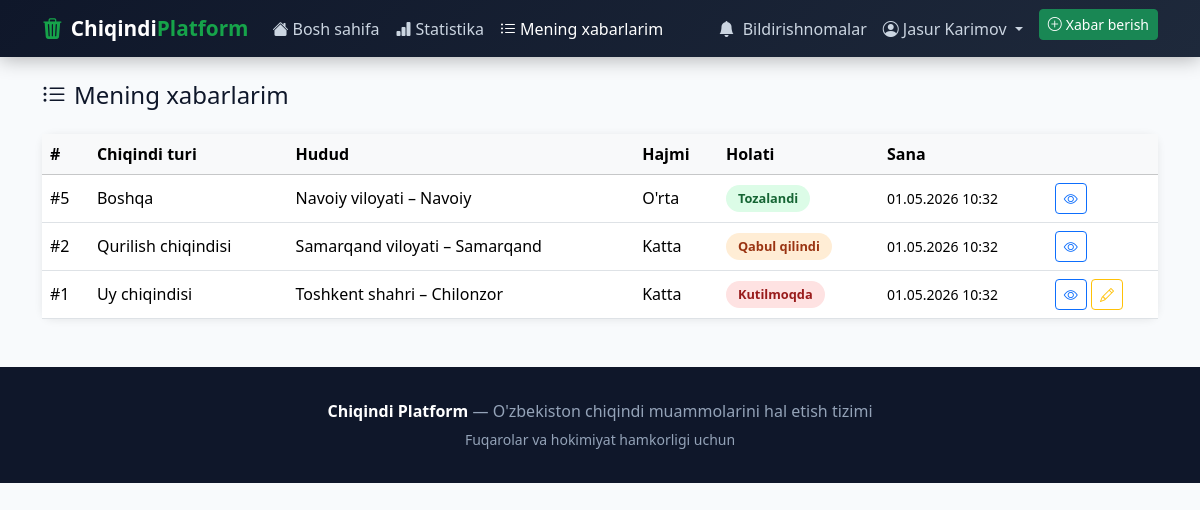
The page /my-reports/ (signed in) on the database its author committed.
### chiqindi_app/models.py (models this page shows, shortened)
class CustomUser(AbstractUser):
    ROLE_CITIZEN = 'fuqaro'
    ROLE_AUTHORITY = 'hokimiyat'
    ROLE_CHOICES = [
        (ROLE_CITIZEN, 'Fuqaro'),
        (ROLE_AUTHORITY, 'Hokimiyat xodimi'),
    ]
    role = models.CharField(max_length=20, choices=ROLE_CHOICES, default=ROLE_CITIZEN, verbose_name="Rol")
    phone = models.CharField(max_length=20, blank=True, verbose_name="Telefon")
    is_authority_approved = models.BooleanField(default=True, verbose_name="Tasdiqlangan")
    def is_citizen(self):
        return self.role == self.ROLE_CITIZEN
    def is_authority(self):
        return self.role == self.ROLE_AUTHORITY
    class Meta:
        verbose_name = "Foydalanuvchi"
        verbose_name_plural = "Foydalanuvchilar"

class WasteReport(models.Model):
    STATUS_PENDING = 'kutilmoqda'
    STATUS_ACCEPTED = 'qabul_qilindi'
    STATUS_IN_PROGRESS = 'jarayonda'
    STATUS_CLEANING = 'tozalanmoqda'
    STATUS_DONE = 'tozalandi'
    STATUS_CHOICES = [
        (STATUS_PENDING, 'Kutilmoqda'),
        (STATUS_ACCEPTED, 'Qabul qilindi'),
        (STATUS_IN_PROGRESS, 'Ko\'rib chiqilmoqda'),
        (STATUS_CLEANING, 'Tozalanmoqda'),
        (STATUS_DONE, 'Tozalandi'),
    ]
    WASTE_TYPE_CHOICES = [
        ('uy', 'Uy chiqindisi'),
        ('qurilish', 'Qurilish chiqindisi'),
        ('plastik', 'Plastmassa/Plastik'),
        ('xavfli', 'Xavfli chiqindilar'),
        ('boshqa', 'Boshqa'),
    ]
    SIZE_CHOICES = [
        ('kichik', 'Kichik'),
        ('orta', "O'rta"),
        ('katta', 'Katta'),
    ]
    citizen = models.ForeignKey(CustomUser, on_delete=models.CASCADE, related_name='reports', verbose_name="Fuqaro")
    latitude = models.FloatField(verbose_name="Kenglik")
    longitude = models.FloatField(verbose_name="Uzunlik")
    waste_type = models.CharField(max_length=20, choices=WASTE_TYPE_CHOICES, verbose_name="Chiqindi turi")
    size = models.CharField(max_length=10, choices=SIZE_CHOICES, verbose_name="Hajmi")
    description = models.TextField(blank=True, verbose_name="Izoh")
    image = models.ImageField(upload_to='reports/', blank=True, null=True, verbose_name="Rasm")
    status = models.CharField(max_length=20, choices=STATUS_CHOICES, default=STATUS_PENDING, verbose_name="Holati")
    viloyat = models.CharField(max_length=50, choices=VILOYATLAR, blank=True, verbose_name="Viloyat")
    tuman = models.CharField(max_length=100, blank=True, verbose_name="Tuman")
    address = models.CharField(max_length=255, blank=True, verbose_name="Manzil")
    created_at = models.DateTimeField(auto_now_add=True, verbose_name="Yaratilgan vaqt")
    updated_at = models.DateTimeField(auto_now=True, verbose_name="Yangilangan vaqt")
    assigned_to = models.ForeignKey(
        CustomUser, on_delete=models.SET_NULL, null=True, blank=True,
        related_name='assigned_reports', verbose_name="Mas'ul xodim"
    )
    authority_note = models.TextField(blank=True, verbose_name="Hokimiyat izohi")
    class Meta:
        verbose_name = "Chiqindi xabari"
        verbose_name_plural = "Chiqindi xabarlari"
        ordering = ['-created_at']

### chiqindi_app/views.py (the view)
# urls.py: path('my-reports/', views.my_reports, name='my_reports'),
@login_required
def my_reports(request):
    if request.user.is_authority():
        reports = WasteReport.objects.filter(assigned_to=request.user).order_by('-created_at')
        return render(request, 'chiqindi_app/my_reports.html', {'reports': reports, 'is_authority': True})
    else:
        reports = WasteReport.objects.filter(citizen=request.user).order_by('-created_at')
        return render(request, 'chiqindi_app/my_reports.html', {'reports': reports, 'is_authority': False})

### chiqindi_app/context_processors.py (called while the page is built)
def notifications_count(request):
    count = 0
    if request.user.is_authenticated:
        count = Notification.objects.filter(recipient=request.user, is_read=False).count()
    return {'unread_notifications_count': count}

### chiqindi_app/templates/chiqindi_app/my_reports.html (shortened to what this page needs)
{% extends 'chiqindi_app/base.html' %}
{% block content %}
<h4 class="mb-4"><i class="bi bi-list-ul me-2"></i>{% if is_authority %}Tayinlangan xabarlarim{% else %}Mening xabarlarim{% endif %}</h4>
<div class="card">
    <div class="table-responsive">
        <table class="table table-hover mb-0 align-middle">
            <thead class="table-light">
                <tr>
                    <th>#</th>
                    <th>Chiqindi turi</th>
                    <th>Hudud</th>
                    <th>Hajmi</th>
                    <th>Holati</th>
                    <th>Sana</th>
                    <th></th>
                </tr>
            </thead>
            <tbody>
                {% for report in reports %}
                <tr>
                    <td>#{{ report.pk }}</td>
                    <td>{{ report.get_waste_type_display }}</td>
                    <td>{{ report.get_viloyat_display }} – {{ report.tuman }}</td>
                    <td>{{ report.get_size_display }}</td>
                    <td><span class="status-badge status-{{ report.status }}">{{ report.get_status_display }}</span></td>
                    <td><small>{{ report.created_at|date:"d.m.Y H:i" }}</small></td>
                    <td>
                        <a href="{% url 'report_detail' report.pk %}" class="btn btn-sm btn-outline-primary"><i class="bi bi-eye"></i></a>
                        {% if not is_authority and report.status == 'kutilmoqda' %}
                        <a href="{% url 'edit_report' report.pk %}" class="btn btn-sm btn-outline-warning"><i class="bi bi-pencil"></i></a>
                        {% endif %}
                    </td>
                </tr>
                {% empty %}
                <tr><td colspan="7" class="text-center text-muted py-5">
                    {% if is_authority %}Sizga tayinlangan xabarlar yo'q{% else %}Siz hali xabar yubormagansiz{% endif %}
                    {% if not is_authority %}<br><a href="{% url 'create_report' %}" class="btn btn-success btn-sm mt-3">Xabar yuborish</a>{% endif %}
                </td></tr>
                {% endfor %}
            </tbody>
        </table>
    </div>
</div>
{% endblock %}

### chiqindi_app/templates/chiqindi_app/base.html (shortened to what this page needs)
<!DOCTYPE html>
<html lang="uz">
<head>
    <link href="https://cdn.jsdelivr.net/npm/bootstrap@5.3.2/dist/css/bootstrap.min.css" rel="stylesheet">
    <link href="https://cdn.jsdelivr.net/npm/bootstrap-icons@1.11.3/font/bootstrap-icons.min.css" rel="stylesheet">
    <link rel="stylesheet" href="https://unpkg.com/leaflet@1.9.4/dist/leaflet.css"/>
</head>
<body>
<nav class="navbar navbar-expand-lg navbar-dark">
    <div class="container">
        <a class="navbar-brand" href="{% url 'home' %}">
            <i class="bi bi-trash3-fill me-2" style="color: var(--primary)"></i>Chiqindi<span>Platform</span>
        </a>
        <div class="collapse navbar-collapse" id="navbarNav">
            <ul class="navbar-nav me-auto">
                <li class="nav-item">
                    <a class="nav-link {% if request.resolver_match.url_name == 'home' %}active{% endif %}" href="{% url 'home' %}">
                        <i class="bi bi-house-fill me-1"></i>Bosh sahifa
                    </a>
                </li>
                <li class="nav-item">
                    <a class="nav-link {% if request.resolver_match.url_name == 'statistics' %}active{% endif %}" href="{% url 'statistics' %}">
                        <i class="bi bi-bar-chart-fill me-1"></i>Statistika
                    </a>
                </li>
                {% if user.is_authenticated %}
                <li class="nav-item">
                    <a class="nav-link {% if request.resolver_match.url_name == 'my_reports' %}active{% endif %}" href="{% url 'my_reports' %}">
                        <i class="bi bi-list-ul me-1"></i>Mening xabarlarim
                    </a>
                </li>
                {% endif %}
            </ul>
            <ul class="navbar-nav">
                {% if user.is_authenticated %}
                <li class="nav-item">
                    <a class="nav-link" href="{% url 'notifications' %}">
                        <i class="bi bi-bell-fill me-1"></i>
                        Bildirishnomalar
                    </a>
                </li>
                <li class="nav-item dropdown">
                    <a class="nav-link dropdown-toggle" href="#" data-bs-toggle="dropdown">
                        <i class="bi bi-person-circle me-1"></i>{{ user.get_full_name|default:user.username }}
                    </a>
                </li>
                {% if user.is_citizen %}
                <li class="nav-item ms-2">
                    <a class="btn btn-success btn-sm" href="{% url 'create_report' %}">
                        <i class="bi bi-plus-circle me-1"></i>Xabar berish
                    </a>
                </li>
                {% endif %}
                {% else %}
                <li class="nav-item"><a class="nav-link" href="{% url 'login' %}"><i class="bi bi-box-arrow-in-right me-1"></i>Kirish</a></li>
                <li class="nav-item ms-2"><a class="btn btn-success btn-sm" href="{% url 'register' %}">Ro'yxatdan o'tish</a></li>
                {% endif %}
            </ul>
        </div>
    </div>
</nav>
<div class="container my-4">
    {% block content %}{% endblock %}
</div>
<footer>
    <div class="container text-center">
        <p class="mb-1"><strong style="color:#fff">Chiqindi Platform</strong> — O'zbekiston chiqindi muammolarini hal etish tizimi</p>
        <small>Fuqarolar va hokimiyat hamkorligi uchun</small>
    </div>
</footer>
</body>
</html>

### chiqindi_app/templates/chiqindi_app/base.html (style rules this page uses)
:root { --primary: #16a34a; --primary-dark: #15803d; --secondary: #0f172a; --accent: #22d3ee; --danger: #ef4444; --warning: #f59e0b; --surface: #f8fafc; --border: #e2e8f0; }
* { box-sizing: border-box; }
body { font-family: 'Segoe UI', system-ui, sans-serif; background: var(--surface); color: var(--secondary); min-height: 100vh; }
.navbar { background: linear-gradient(135deg, #0f172a 0%, #1e293b 100%) !important; box-shadow: 0 2px 20px rgba(0,0,0,0.3); }
.navbar-brand { font-weight: 800; font-size: 1.3rem; color: #fff !important; }
.navbar-brand span { color: var(--primary); }
.nav-link { color: #cbd5e1 !important; font-weight: 500; transition: color .2s; }
.nav-link:hover, .nav-link.active { color: #fff !important; }
.card { border: none; box-shadow: 0 1px 8px rgba(0,0,0,0.08); border-radius: 12px; }
.status-badge { display: inline-flex; align-items: center; gap: 6px; padding: 4px 12px; border-radius: 20px; font-size: 0.8rem; font-weight: 600; }
.status-kutilmoqda { background: #fee2e2; color: #991b1b; }
.status-qabul_qilindi { background: #ffedd5; color: #9a3412; }
.status-tozalandi { background: #dcfce7; color: #166534; }
footer { background: #0f172a; color: #94a3b8; padding: 2rem 0; margin-top: 3rem; }

### rows shown on the page
CustomUser: get_full_name "Jasur Karimov"
WasteReport: pk "5", waste_type "Boshqa", viloyat "Navoiy viloyati", tuman "Navoiy", size "O'rta", status "Tozalandi", created_at "01.05.2026 10:32"
WasteReport: pk "2", waste_type "Qurilish chiqindisi", viloyat "Samarqand viloyati", tuman "Samarqand", size "Katta", status "Qabul qilindi", created_at "01.05.2026 10:32"
WasteReport: pk "1", waste_type "Uy chiqindisi", viloyat "Toshkent shahri", tuman "Chilonzor", size "Katta", status "Kutilmoqda", created_at "01.05.2026 10:32"
